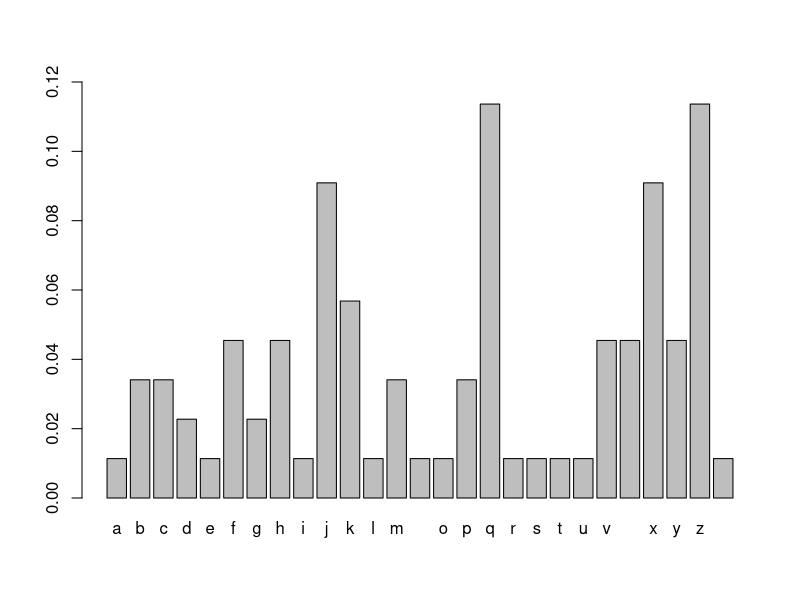
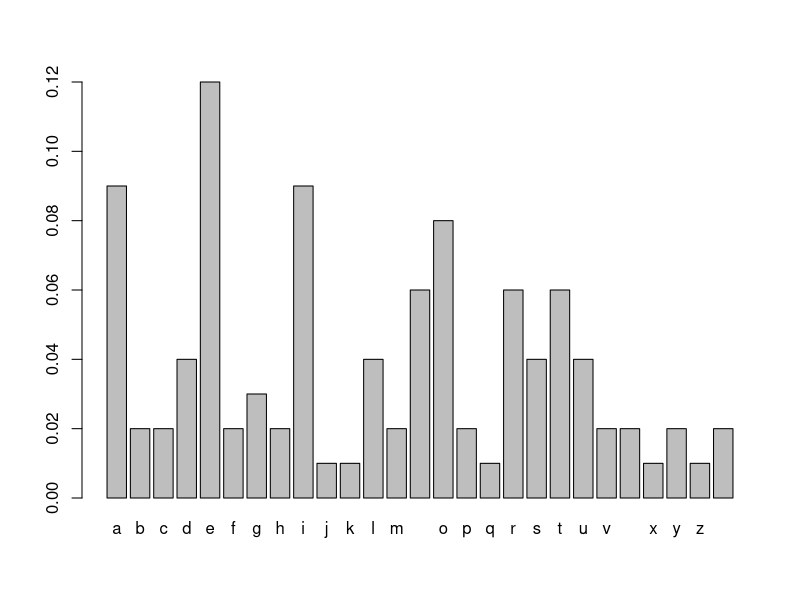
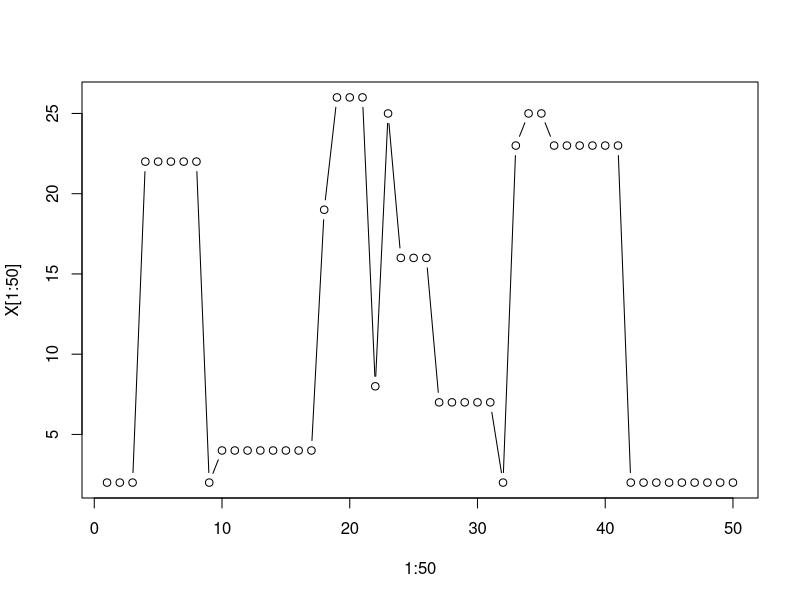
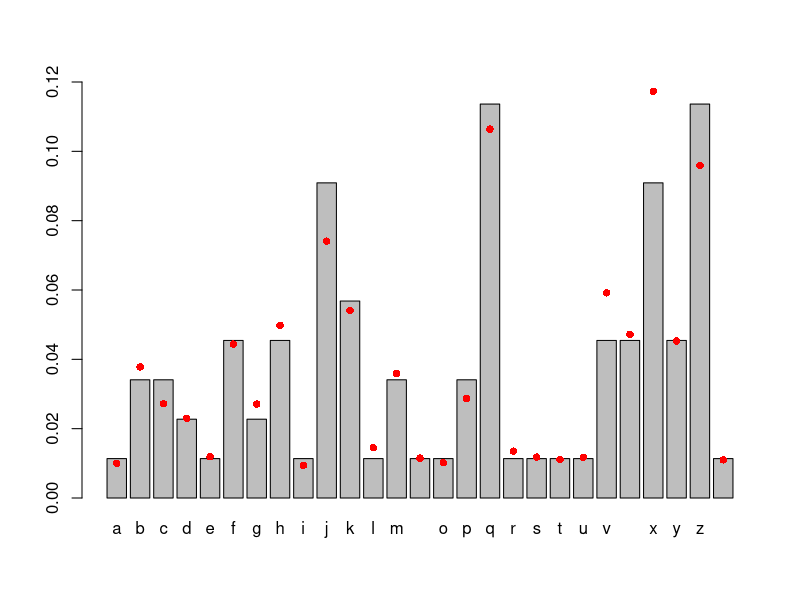

These charts were generated, in order, by the following R code:
# An updated implementation of using drawing a scrabble tile from the bag
# as the proposal distribution and the score on scrabble tiles as the score 
# function.

# A vector of the score associated with each scrabble tile and the probability 
# plot
scrabble_scores = c(1,3,3,2,1,4,2,4,1,8,5,1,3,1,1,3,10,1,1,1,1,4,4,8,4,10,1)
p_scores = scrabble_scores/sum(scrabble_scores)
barplot(p_scores, ylim=c(0,0.12), names.arg=c(letters,""))
# A vector of how many of each tile are in a set and probability plot
scrabble_freq = c(9,2,2,4,12,2,3,2,9,1,1,4,2,6,8,2,1,6,4,6,4,2,2,1,2,1,2)
p_counts = scrabble_freq/sum(scrabble_freq); p_counts
barplot(p_counts, ylim=c(0,0.12), names.arg=c(letters,""))

# Now lets implement Metropolis-Hastings algorithm in simplified form
# We need a proposal function and score function.
# Our proposal function is the act of drawing a tile from a scrabble bag. We 
# can sample from the numbers 1-27 with probability given by p_counts.
# Our state space is the collection of tiles in the scrabble bag therefore 
# our initial state X0 should be a value 1-27
# Our transition probability is... is it uniform or p_counts? I think it is 
# p_counts because given I am at state x the probability of being at y does not
# change.
# Our score function is the scrabble scores

# M-H algorithm
# Pick a starting value X0
Xj = sample(1:27, 1, prob=p_counts)
# Define how many iterations
N = 10000
# Define a vector to store the Markov chain
X = numeric(N)
# Define alpha
f.alpha <- function(x, y) {
  min((p_scores[y]*p_counts[x])/(p_scores[x]*p_counts[y]), 1)
}
# Run the loop
for (j in 1:N) {
  Yj = sample(1:27, 1, prob=p_counts)
  Uj = runif(1)
  Xj = ifelse(Uj <= f.alpha(Xj, Yj), Yj, Xj)
  X[j] = Xj
}
# Plot the outcome
plot(1:50, X[1:50], "b")
table(X)
p_out = table(X)/N; p_out
sum(p_out)
typeof(p_out)
p_out = as.matrix(p_out)
x_values = labels(p_out)[[1]]; x_values
typeof(x_values)
x_values = as.numeric(x_values); x_values

bp = barplot(p_scores, ylim=c(0,0.12), names.arg=c(letters,""))
points(bp[x_values], p_out, pch=16, col="red")
